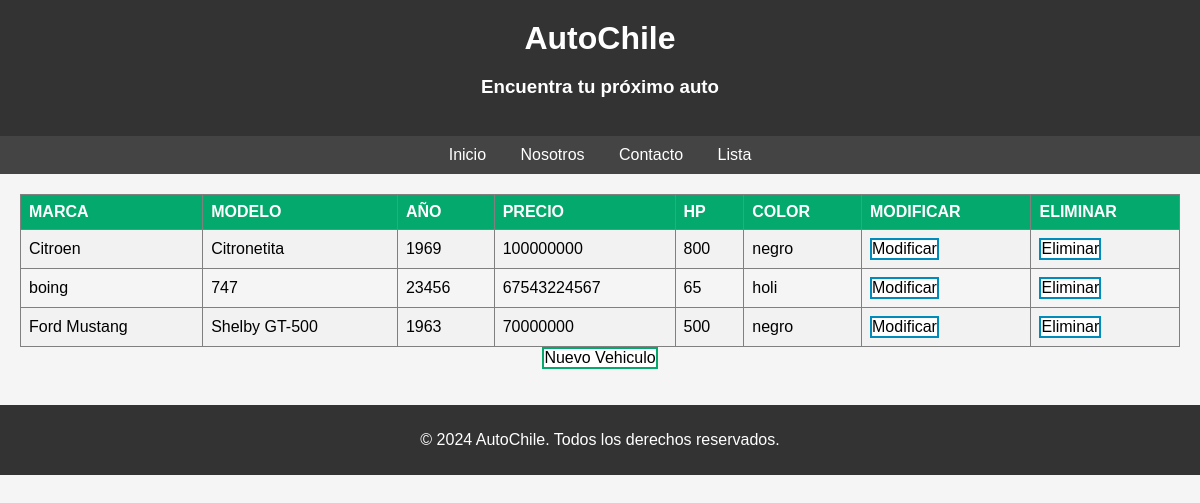
Screenshot of /lista with the database file from the repository.
### core/models.py (models this page shows, shortened)
class Vehiculo(models.Model):
	marca = models.CharField(max_length=100)
	modelo = models.CharField(max_length=100)
	anio = models.IntegerField()
	precio = models.IntegerField()
	hp = models.IntegerField()
	color = models.CharField(max_length=50)

### core/views.py (the view)
# urls.py: path('lista', lista, name="lista"),
def lista(request):
    vehiculos = Vehiculo.objects.all()
    context = {
        'vehiculos': vehiculos
    }
    return render(request, 'core/lista.html', context)

### core/templates/core/lista.html (shortened to what this page needs)
{% load static %}
<!DOCTYPE html>
<html lang="es">
	<head>
		<link rel="stylesheet" href="{% static 'css/style.css' %}">
		<link rel="stylesheet" href="{% static 'css/table.css' %}">
	</head>
	<body>
		<header>
			<h1>AutoChile</h1>
			<h3>Encuentra tu próximo auto</h3>
		</header>
		<nav>
			<a href="{% url 'inicio' %}">Inicio</a>
			<a href="#about">Nosotros</a>
			<a href="#contact">Contacto</a>
			<a href="{% url 'lista' %}">Lista</a>
		</nav>
		<div class="container">
			<table border="1">
				<tr>
					<th>MARCA</th>
					<th>MODELO</th>
					<th>AÑO</th>
					<th>PRECIO</th>
					<th>HP</th>
					<th>COLOR</th>
					<th>MODIFICAR</th>
					<th>ELIMINAR</th>
				</tr>
				{% for vehiculo in vehiculos %}
				<tr>
					<td>{{ vehiculo.marca }}</td>
					<td>{{ vehiculo.modelo }}</td>
					<td>{{ vehiculo.anio }}</td>
					<td>{{ vehiculo.precio }}</td>
					<td>{{ vehiculo.hp }}</td>
					<td>{{ vehiculo.color }}</td>
					<td><a href="{% url 'modificar' pk=vehiculo.id %}" class= "button button2">Modificar</a></td>
					<td><a href="{% url 'elimina' pk=vehiculo.id %}" class= "button button2">Eliminar</a></td>
				</tr>
				{% endfor %}
			</table>
				<a href="{% url 'nuevo' %}" class= "button button1">Nuevo Vehiculo</a>
		</div>
		<footer>
			<p>&copy; 2024 AutoChile. Todos los derechos reservados.</p>
		</footer>
	</body>
</html>

### core/static/css/style.css (style rules this page uses)
body { font-family: Arial, sans-serif; margin: 0; padding: 0; background-color: #f5f5f5; }
header { background-color: #333; color: #fff; padding: 20px; text-align: center; }
header h1 { margin: 0; }
nav { background-color: #444; padding: 10px; text-align: center; }
nav a { color: #fff; margin: 0 15px; text-decoration: none; }
.container { padding: 20px; text-align: center; }
footer { background-color: #333; color: #fff; padding: 10px; text-align: center; }

### core/static/css/table.css (style rules this page uses)
table { border-collapse: collapse; width: 100%; }
th, td { text-align: left; padding: 8px; }
tr:nth-child(even) { background-color: #f2f2f2 }
th { background-color: #04AA6D; color: white; }
.button { background-color: #04AA6D; border: none; color: white; text-align: center; text-decoration: none; display: inline-block; font-size: 16px; transition-duration: 0.4s; cursor: pointer; }
.button1 { background-color: white; color: black; border: 2px solid #04AA6D; }
.button2 { background-color: white; color: black; border: 2px solid #008CBA; }

### rows the page displays
Vehiculo: marca "Citroen", modelo "Citronetita", anio "1969", precio "100000000", hp "800", color "negro"
Vehiculo: marca "boing", modelo "747", anio "23456", precio "67543224567", hp "65", color "holi"
Vehiculo: marca "Ford Mustang", modelo "Shelby GT-500", anio "1963", precio "70000000", hp "500", color "negro"
